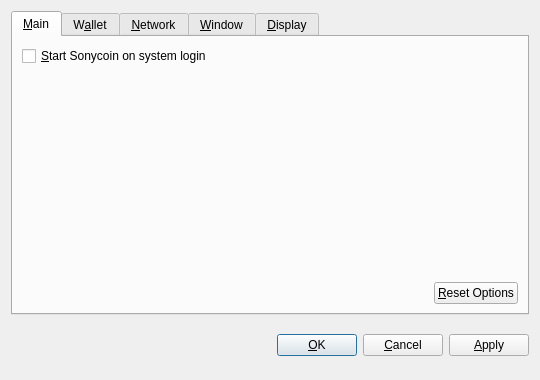
<?xml version="1.0" encoding="UTF-8"?>
<ui version="4.0">
 <class>OptionsDialog</class>
 <widget class="QDialog" name="OptionsDialog">
  <property name="geometry">
   <rect>
    <x>0</x>
    <y>0</y>
    <width>540</width>
    <height>380</height>
   </rect>
  </property>
  <property name="windowTitle">
   <string>Options</string>
  </property>
  <property name="modal">
   <bool>true</bool>
  </property>
  <layout class="QVBoxLayout" name="verticalLayout">
   <item>
    <widget class="QTabWidget" name="tabWidget">
     <property name="tabPosition">
      <enum>QTabWidget::North</enum>
     </property>
     <property name="currentIndex">
      <number>0</number>
     </property>
     <widget class="QWidget" name="tabMain">
      <attribute name="title">
       <string>&amp;Main</string>
      </attribute>
      <layout class="QVBoxLayout" name="verticalLayout_Main">
       <item>
        <widget class="QCheckBox" name="bitcoinAtStartup">
         <property name="toolTip">
          <string>Automatically start Sonycoin after logging in to the system.</string>
         </property>
         <property name="text">
          <string>&amp;Start Sonycoin on system login</string>
         </property>
        </widget>
       </item>
       <item>
        <spacer name="verticalSpacer_Main">
         <property name="orientation">
          <enum>Qt::Vertical</enum>
         </property>
         <property name="sizeHint" stdset="0">
          <size>
           <width>20</width>
           <height>40</height>
          </size>
         </property>
        </spacer>
       </item>
       <item>
        <layout class="QHBoxLayout" name="horizontalLayout_2_Main">
         <item>
          <spacer name="horizontalSpacer_2_Main">
           <property name="orientation">
            <enum>Qt::Horizontal</enum>
           </property>
           <property name="sizeHint" stdset="0">
            <size>
             <width>40</width>
             <height>20</height>
            </size>
           </property>
          </spacer>
         </item>
         <item>
          <widget class="QPushButton" name="resetButton">
           <property name="toolTip">
            <string>Reset all client options to default.</string>
           </property>
           <property name="text">
            <string>&amp;Reset Options</string>
           </property>
           <property name="autoDefault">
            <bool>false</bool>
           </property>
          </widget>
         </item>
        </layout>
       </item>
      </layout>
     </widget>
     <widget class="QWidget" name="tabWallet">
      <attribute name="title">
       <string>W&amp;allet</string>
      </attribute>
      <layout class="QVBoxLayout" name="verticalLayout_Network">
       <item>
        <widget class="QLabel" name="transactionFeeInfoLabel">
         <property name="text">
          <string>Optional transaction fee per kB that helps make sure your transactions are processed quickly. Most transactions are 1 kB.</string>
         </property>
         <property name="textFormat">
          <enum>Qt::PlainText</enum>
         </property>
         <property name="wordWrap">
          <bool>true</bool>
         </property>
        </widget>
       </item>
       <item>
        <layout class="QHBoxLayout" name="horizontalLayout_1_Main">
         <item>
          <widget class="QLabel" name="transactionFeeLabel">
           <property name="text">
            <string>Pay transaction &amp;fee</string>
           </property>
           <property name="textFormat">
            <enum>Qt::PlainText</enum>
           </property>
           <property name="buddy">
            <cstring>transactionFee</cstring>
           </property>
          </widget>
         </item>
         <item>
          <widget class="BitcoinAmountField" name="transactionFee"/>
         </item>
         <item>
          <spacer name="horizontalSpacer_1_Main">
           <property name="orientation">
            <enum>Qt::Horizontal</enum>
           </property>
           <property name="sizeHint" stdset="0">
            <size>
             <width>40</width>
             <height>20</height>
            </size>
           </property>
          </spacer>
         </item>
        </layout>
       </item>
       <item>
        <widget class="QLabel" name="label">
         <property name="text">
          <string>If you disable the spending of unconfirmed change, the change from a transaction cannot be used until that transaction has at least one confirmation. This also affects how your balance is computed.</string>
         </property>
         <property name="wordWrap">
          <bool>true</bool>
         </property>
        </widget>
       </item>
       <item>
        <widget class="QCheckBox" name="spendZeroConfChange">
         <property name="text">
          <string>Spend unconfirmed change  (experts only)</string>
         </property>
        </widget>
       </item>
       <item>
        <spacer name="verticalSpacer">
         <property name="orientation">
          <enum>Qt::Vertical</enum>
         </property>
         <property name="sizeHint" stdset="0">
          <size>
           <width>20</width>
           <height>40</height>
          </size>
         </property>
        </spacer>
       </item>
      </layout>
     </widget>
     <widget class="QWidget" name="tabNetwork">
      <attribute name="title">
       <string>&amp;Network</string>
      </attribute>
      <layout class="QVBoxLayout" name="verticalLayout_Network">
       <item>
        <widget class="QCheckBox" name="mapPortUpnp">
         <property name="toolTip">
          <string>Automatically open the Sonycoin client port on the router. This only works when your router supports UPnP and it is enabled.</string>
         </property>
         <property name="text">
          <string>Map port using &amp;UPnP</string>
         </property>
        </widget>
       </item>
       <item>
        <widget class="QCheckBox" name="connectSocks">
         <property name="toolTip">
          <string>Connect to the Sonycoin network through a SOCKS proxy (e.g. when connecting through Tor).</string>
         </property>
         <property name="text">
          <string>&amp;Connect through SOCKS proxy:</string>
         </property>
        </widget>
       </item>
       <item>
        <layout class="QHBoxLayout" name="horizontalLayout_Network">
         <item>
          <widget class="QLabel" name="proxyIpLabel">
           <property name="text">
            <string>Proxy &amp;IP:</string>
           </property>
           <property name="textFormat">
            <enum>Qt::PlainText</enum>
           </property>
           <property name="buddy">
            <cstring>proxyIp</cstring>
           </property>
          </widget>
         </item>
         <item>
          <widget class="QValidatedLineEdit" name="proxyIp">
           <property name="maximumSize">
            <size>
             <width>140</width>
             <height>16777215</height>
            </size>
           </property>
           <property name="toolTip">
            <string>IP address of the proxy (e.g. 127.0.0.1)</string>
           </property>
          </widget>
         </item>
         <item>
          <widget class="QLabel" name="proxyPortLabel">
           <property name="text">
            <string>&amp;Port:</string>
           </property>
           <property name="textFormat">
            <enum>Qt::PlainText</enum>
           </property>
           <property name="buddy">
            <cstring>proxyPort</cstring>
           </property>
          </widget>
         </item>
         <item>
          <widget class="QLineEdit" name="proxyPort">
           <property name="maximumSize">
            <size>
             <width>55</width>
             <height>16777215</height>
            </size>
           </property>
           <property name="toolTip">
            <string>Port of the proxy (e.g. 9050)</string>
           </property>
          </widget>
         </item>
         <item>
          <widget class="QLabel" name="socksVersionLabel">
           <property name="text">
            <string>SOCKS &amp;Version:</string>
           </property>
           <property name="textFormat">
            <enum>Qt::PlainText</enum>
           </property>
           <property name="buddy">
            <cstring>socksVersion</cstring>
           </property>
          </widget>
         </item>
         <item>
          <widget class="QValueComboBox" name="socksVersion">
           <property name="toolTip">
            <string>SOCKS version of the proxy (e.g. 5)</string>
           </property>
          </widget>
         </item>
         <item>
          <spacer name="horizontalSpacer_Network">
           <property name="orientation">
            <enum>Qt::Horizontal</enum>
           </property>
           <property name="sizeHint" stdset="0">
            <size>
             <width>40</width>
             <height>20</height>
            </size>
           </property>
          </spacer>
         </item>
        </layout>
       </item>
       <item>
        <spacer name="verticalSpacer_Network">
         <property name="orientation">
          <enum>Qt::Vertical</enum>
         </property>
         <property name="sizeHint" stdset="0">
          <size>
           <width>20</width>
           <height>40</height>
          </size>
         </property>
        </spacer>
       </item>
      </layout>
     </widget>
     <widget class="QWidget" name="tabWindow">
      <attribute name="title">
       <string>&amp;Window</string>
      </attribute>
      <layout class="QVBoxLayout" name="verticalLayout_Window">
       <item>
        <widget class="QCheckBox" name="minimizeToTray">
         <property name="toolTip">
          <string>Show only a tray icon after minimizing the window.</string>
         </property>
         <property name="text">
          <string>&amp;Minimize to the tray instead of the taskbar</string>
         </property>
        </widget>
       </item>
       <item>
        <widget class="QCheckBox" name="minimizeOnClose">
         <property name="toolTip">
          <string>Minimize instead of exit the application when the window is closed. When this option is enabled, the application will be closed only after selecting Quit in the menu.</string>
         </property>
         <property name="text">
          <string>M&amp;inimize on close</string>
         </property>
        </widget>
       </item>
       <item>
        <spacer name="verticalSpacer_Window">
         <property name="orientation">
          <enum>Qt::Vertical</enum>
         </property>
         <property name="sizeHint" stdset="0">
          <size>
           <width>20</width>
           <height>40</height>
          </size>
         </property>
        </spacer>
       </item>
      </layout>
     </widget>
     <widget class="QWidget" name="tabDisplay">
      <attribute name="title">
       <string>&amp;Display</string>
      </attribute>
      <layout class="QVBoxLayout" name="verticalLayout_Display">
       <item>
        <layout class="QHBoxLayout" name="horizontalLayout_1_Display">
         <item>
          <widget class="QLabel" name="langLabel">
           <property name="text">
            <string>User Interface &amp;language:</string>
           </property>
           <property name="textFormat">
            <enum>Qt::PlainText</enum>
           </property>
           <property name="buddy">
            <cstring>lang</cstring>
           </property>
          </widget>
         </item>
         <item>
          <widget class="QValueComboBox" name="lang">
           <property name="toolTip">
            <string>The user interface language can be set here. This setting will take effect after restarting Sonycoin.</string>
           </property>
          </widget>
         </item>
        </layout>
       </item>
       <item>
        <layout class="QHBoxLayout" name="horizontalLayout_2_Display">
         <item>
          <widget class="QLabel" name="unitLabel">
           <property name="text">
            <string>&amp;Unit to show amounts in:</string>
           </property>
           <property name="textFormat">
            <enum>Qt::PlainText</enum>
           </property>
           <property name="buddy">
            <cstring>unit</cstring>
           </property>
          </widget>
         </item>
         <item>
          <widget class="QValueComboBox" name="unit">
           <property name="toolTip">
            <string>Choose the default subdivision unit to show in the interface and when sending coins.</string>
           </property>
          </widget>
         </item>
        </layout>
       </item>
       <item>
        <widget class="QCheckBox" name="displayAddresses">
         <property name="toolTip">
          <string>Whether to show Sonycoin addresses in the transaction list or not.</string>
         </property>
         <property name="text">
          <string>&amp;Display addresses in transaction list</string>
         </property>
        </widget>
       </item>
       <item>
        <widget class="QCheckBox" name="coinControlFeatures">
         <property name="toolTip">
          <string>Whether to show coin control features or not.</string>
         </property>
         <property name="text">
          <string>Display coin &amp;control features (experts only!)</string>
         </property>
        </widget>
       </item>
       <item>
        <spacer name="verticalSpacer_Display">
         <property name="orientation">
          <enum>Qt::Vertical</enum>
         </property>
         <property name="sizeHint" stdset="0">
          <size>
           <width>20</width>
           <height>40</height>
          </size>
         </property>
        </spacer>
       </item>
      </layout>
     </widget>
    </widget>
   </item>
   <item>
    <layout class="QHBoxLayout" name="horizontalLayout_Buttons">
     <item>
      <spacer name="horizontalSpacer_1">
       <property name="orientation">
        <enum>Qt::Horizontal</enum>
       </property>
       <property name="sizeHint" stdset="0">
        <size>
         <width>40</width>
         <height>48</height>
        </size>
       </property>
      </spacer>
     </item>
     <item>
      <widget class="QLabel" name="statusLabel">
       <property name="font">
        <font>
         <weight>75</weight>
         <bold>true</bold>
        </font>
       </property>
       <property name="text">
        <string/>
       </property>
       <property name="textFormat">
        <enum>Qt::PlainText</enum>
       </property>
       <property name="wordWrap">
        <bool>true</bool>
       </property>
      </widget>
     </item>
     <item>
      <spacer name="horizontalSpacer_2">
       <property name="orientation">
        <enum>Qt::Horizontal</enum>
       </property>
       <property name="sizeHint" stdset="0">
        <size>
         <width>40</width>
         <height>48</height>
        </size>
       </property>
      </spacer>
     </item>
     <item>
      <widget class="QPushButton" name="okButton">
       <property name="text">
        <string>&amp;OK</string>
       </property>
      </widget>
     </item>
     <item>
      <widget class="QPushButton" name="cancelButton">
       <property name="text">
        <string>&amp;Cancel</string>
       </property>
       <property name="autoDefault">
        <bool>false</bool>
       </property>
      </widget>
     </item>
     <item>
      <widget class="QPushButton" name="applyButton">
       <property name="text">
        <string>&amp;Apply</string>
       </property>
       <property name="autoDefault">
        <bool>false</bool>
       </property>
      </widget>
     </item>
    </layout>
   </item>
  </layout>
 </widget>
 <customwidgets>
  <customwidget>
   <class>BitcoinAmountField</class>
   <extends>QSpinBox</extends>
   <header>bitcoinamountfield.h</header>
  </customwidget>
  <customwidget>
   <class>QValueComboBox</class>
   <extends>QComboBox</extends>
   <header>qvaluecombobox.h</header>
  </customwidget>
  <customwidget>
   <class>QValidatedLineEdit</class>
   <extends>QLineEdit</extends>
   <header>qvalidatedlineedit.h</header>
  </customwidget>
 </customwidgets>
 <resources/>
 <connections/>
</ui>
